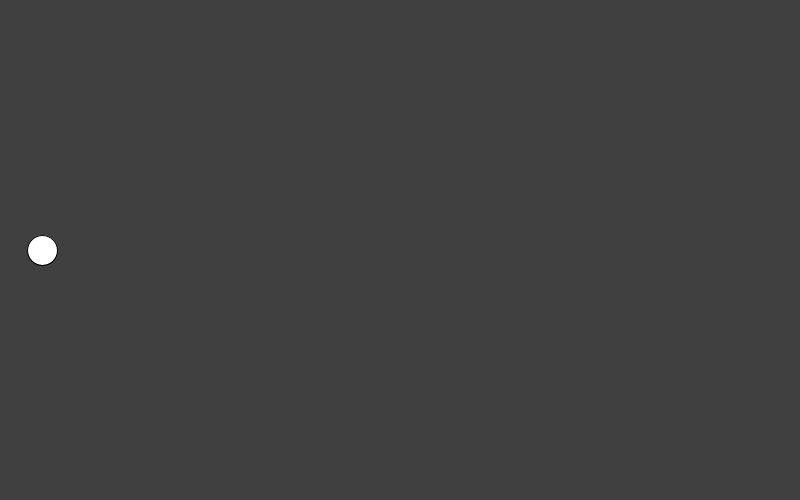
Frame 1 (no input)
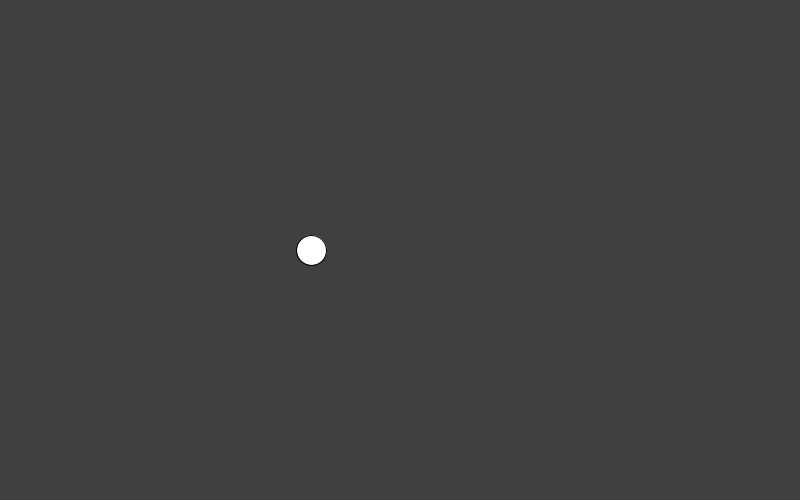
Frame 60 (the mouse pressed at the canvas centre just before this capture)
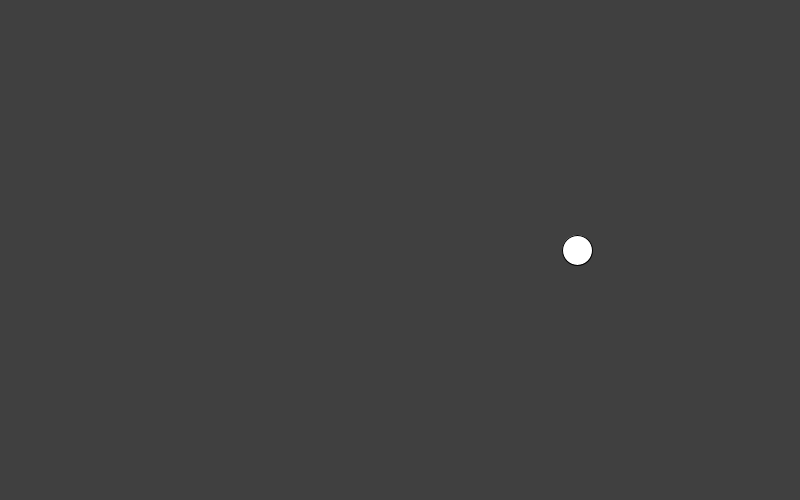
Frame 120 (the mouse held since frame 60 and released just before this capture)

The Processing sketch that drew these frames (run headless with seeded random() and noise(); from frame 60 on, the mouse is pressed at the canvas centre):

// Processing sketch: TweenDemo
// ── TweenDemo.pde


float xStart = 20;
float xEnd = 780;


float timeCurrent = 0;
float timeTotal = 3;

void setup(){
 size(800, 500); 
}

void draw(){
 background(64); 
 
 timeCurrent = millis()/1000.0;
  
 float p = timeCurrent/timeTotal;

 p = constrain(p, 0, 1);
 
 float x = lerp(xStart, xEnd, p);
 
 ellipse(x, height/2, 30, 30);
}

void mousePressed(){
  timeCurrent = 0;
  
  
}
